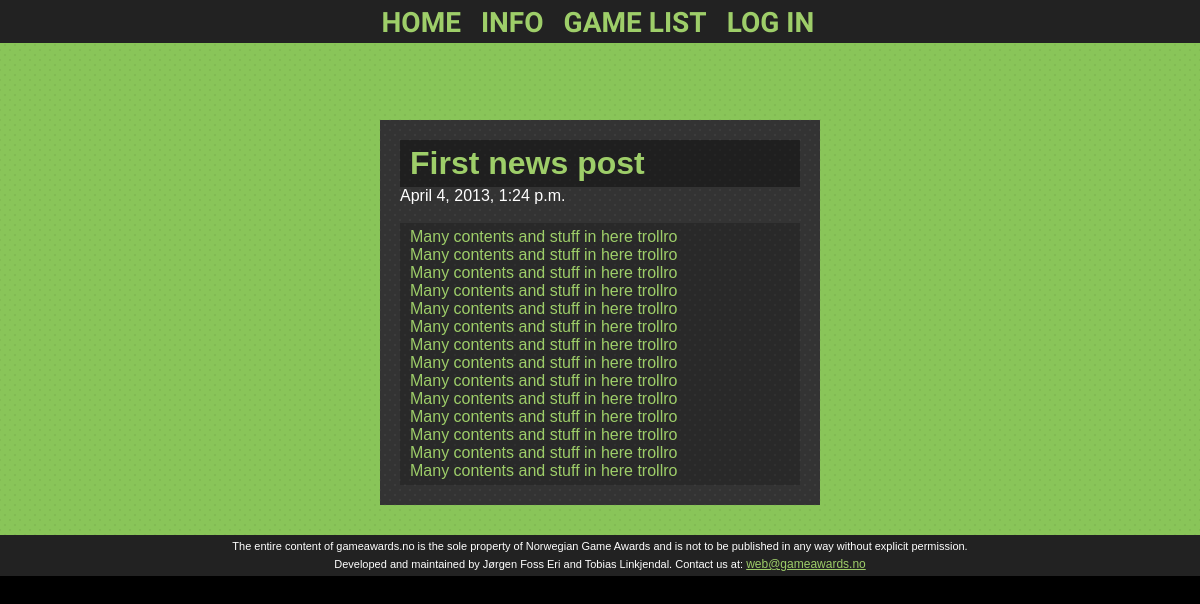
The page /news/1/ on the database its author committed.
### news/models.py (models this page shows, shortened)
class Newspost(models.Model):
    title = models.CharField(max_length = 300)
    pub_date = models.DateTimeField('date published',default=timezone.now())
    content = models.TextField(blank=True, null=True)

### news/views.py (the view)
# urls.py: url(r'^(?P<newspost_id>\d+)/$', 'detail'),
def detail(request, newspost_id):
    p = get_object_or_404(Newspost, pk=newspost_id)
    return render_to_response(
        'news/detail.html',
        {'post': p},
        context_instance=RequestContext(request))

### templates/news/detail.html
{% extends "single_page.html" %}
{% block text_head %}<div style="height: 80px; "></div>{% endblock %}
{% block green_page %}
<div class="black-container" style="width:400px;height:auto;margin-left:auto;margin-right:auto;">
    <h1 class="head-background">
        {{post.title}}
    </h1>
    <div>
        {{post.pub_date}}
    </div><br>
    <div class="text-background">
        {{post.content|safe}}
    </div>
</div>
{% endblock %}

### static/stylesheets/page-style.css (style rules this page uses)
body { background: black; }
.text-background { position: relative; overflow:hidden; color: #9ECE69; background: black; background: rgba(0,0,0,0.2); padding:5px 10px 5px 10px; }
.head-background { position: relative; overflow:hidden; color: #9ECE69; background: black; background: rgba(0,0,0,0.4); padding:5px 10px 5px 10px; }
.black-container { height: auto; background-image:url('../images/bg-rep-light.png'); background-color:#333; padding-top: 20px; padding-bottom: 20px; padding-left: 20px; padding-right:20px; overflow: hidden; color:white; margin-left:auto; margin-right:auto; vertical-align:middle; width:800px; }

### rows shown on the page
Newspost: title "First news post", pub_date "April 4, 2013, 1:24 p.m.", content "Many contents and stuff in here trollro Many contents and stuff in here trollro Many contents and stuff in here trollro Many contents and stuff in here trollro Many contents and stuff in here trollro Many contents and stuff in here trollro Many contents and stuff in here trollro Many contents and stuff in here trollro Many contents and stuff in here trollro Many contents and stuff in here trollro Many contents and stuff in here trollro Many contents and stuff in here trollro Many contents and stuff in here trollro Many contents and stuff in here trollro"
